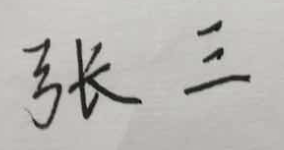
#> input picture sign.png, 284 x 150 px
$ python main.py
#> lines starting #> are read from the running program, lines starting #| are printed output that depends on the picture; after the words box and inside, x2 and y2 are one past the last pixel; in counts of white or black regions, pixels touching at a corner belong together
import matplotlib.pyplot as plt
import numpy as np

image = plt.imread('sign.png')
#> image is the input picture: shape (150, 284, 4) float32; mean R, G, B, A 0.721, 0.712, 0.698, 1
rows, cols, channels = image.shape
#> rows = 150; cols = 284; channels = 4

th = 0.5
new_image = np.ones((rows, cols))
for i in range(rows):
    for j in range(cols):
        if channels == 4:
            r, g, b, a = image[i][j]
        else:
            r, g, b = image[i][j]
        if r < th and g < th and b < th:
            new_image[i][j] = 0
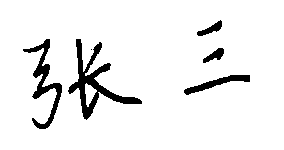
#> new_image: shape (150, 284) float64; values 0 (black) and 1 (white), 93.1% white; 6 black regions (1 under 20 px), largest, box (x1, y1, x2, y2) and area: (68, 39, 142, 120) 1336, (23, 39, 62, 129) 868, (184, 75, 250, 95) 414, (197, 20, 222, 36) 161, (203, 48, 224, 63) 153

plt.imsave('new_sign.png', new_image, cmap='gray')

plt.figure(2)
plt.subplot(211)
plt.axis('off')
plt.imshow(image)
plt.subplot(212)
plt.axis('off')
plt.imshow(new_image, cmap='gray')
plt.show()
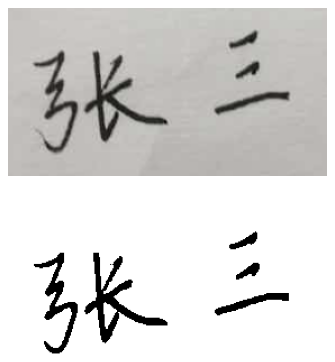
#> figure drawn by matplotlib, 2 panels
